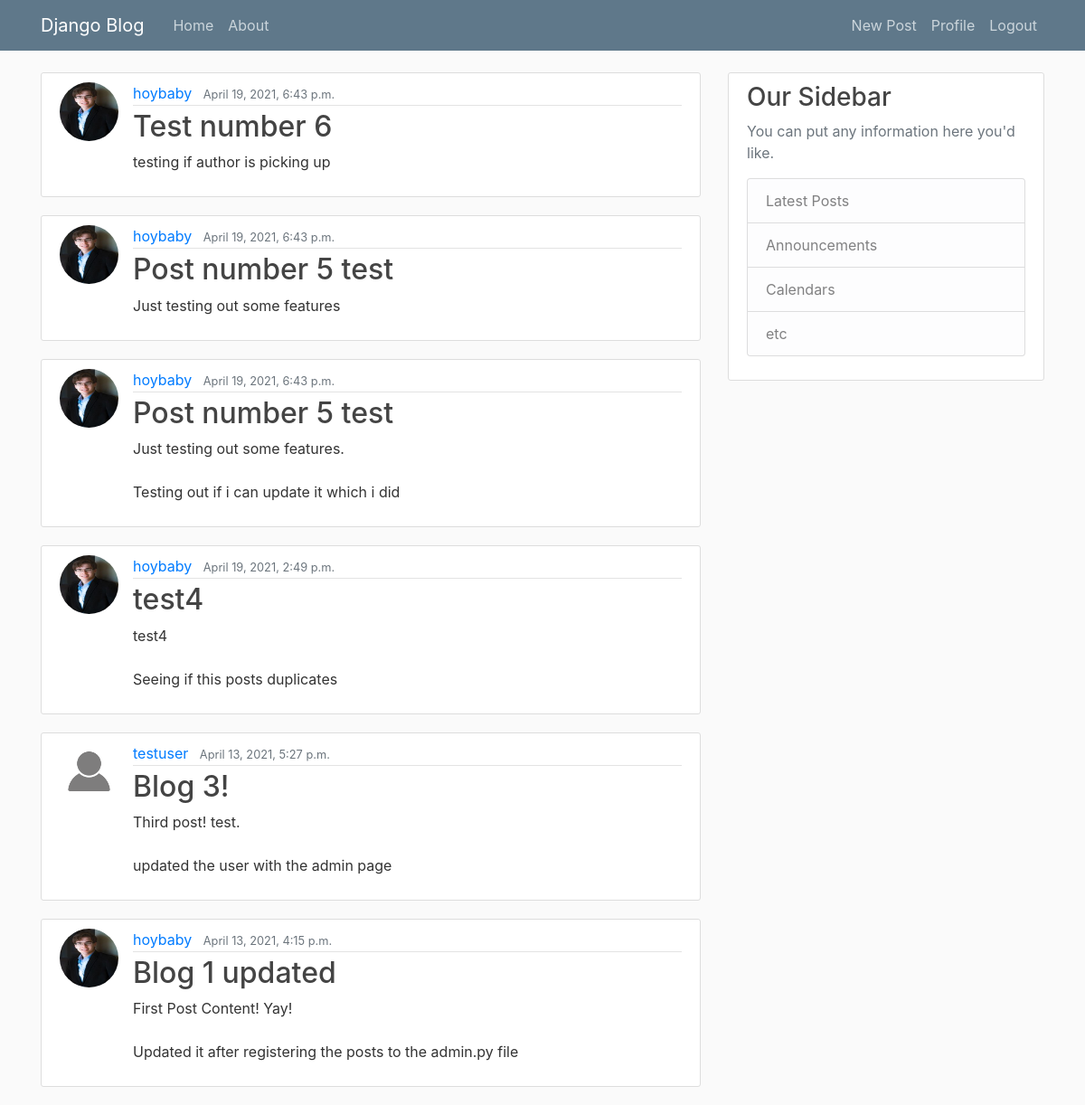
The app's page / (signed in) with its own data.
### blog/models.py (models this page shows, shortened)
class Post(models.Model):
    title =  models.CharField(max_length=100)
    content = models.TextField()
    date_posted = models.DateTimeField(default=timezone.now)
    author = models.ForeignKey(User, on_delete=models.CASCADE)

### users/models.py (models this page shows, shortened)
class Profile(models.Model):
    user = models.OneToOneField(User, on_delete=models.CASCADE)
    image = models.ImageField(default='default.jpg', upload_to='profile_pics')

### blog/views.py (the view)
# urls.py: path('', PostListView.as_view(), name='blog-home'),
class PostListView(ListView):
    model = Post
    template_name = 'blog/home.html' # <app>/<model>_<viewtype>.html
    context_object_name ='posts'
    ordering = ['-date_posted']

### blog/templates/blog/home.html (shortened to what this page needs)
{% extends "blog/base.html" %}
    {% block content%}
    {% for post in posts %}
        <article class="media content-section">
            <img class="rounded-circle article-img" src="{{ post.author.profile.image.url }}" alt="">
            <div class="media-body">
            <div class="article-metadata">
                <a class="mr-2" href="#">{{ post.author }}</a>
                <small class="text-muted">{{ post.date_posted }}</small>
            </div>
            <h2><a class="article-title" href="{% url 'post-detail' post.id %}">{{ post.title }}</a></h2>
            <p class="article-content">{{ post.content }}</p>
            </div>
        </article>
    {% endfor %}
    {%  endblock content %}

### blog/static/blog/main.css (style rules this page uses)
body { background: #fafafa; color: #333333; margin-top: 5rem; }
h1, h2, h3, h4, h5, h6 { color: #444444; }
.content-section { background: #ffffff; padding: 10px 20px; border: 1px solid #dddddd; border-radius: 3px; margin-bottom: 20px; }
.article-title { color: #444444; }
.article-content { white-space: pre-line; }
.article-img { height: 65px; width: 65px; margin-right: 16px; }
.article-metadata { padding-bottom: 1px; margin-bottom: 4px; border-bottom: 1px solid #e3e3e3 }

### records on screen
Post: author.profile.image (picture), author "hoybaby", date_posted "April 19, 2021, 6:43 p.m.", title "Test number 6", content "testing if author is picking up"
Post: author.profile.image (picture), author "hoybaby", date_posted "April 19, 2021, 6:43 p.m.", title "Post number 5 test", content "Just testing out some features"
Post: author.profile.image (picture), author "hoybaby", date_posted "April 19, 2021, 6:43 p.m.", title "Post number 5 test", content "Just testing out some features. Testing out if i can update it which i did"
Post: author.profile.image (picture), author "hoybaby", date_posted "April 19, 2021, 2:49 p.m.", title "test4", content "test4 Seeing if this posts duplicates"
Post: author.profile.image (placeholder picture), author "testuser", date_posted "April 13, 2021, 5:27 p.m.", title "Blog 3!", content "Third post! test. updated the user with the admin page"
Post: author.profile.image (picture), author "hoybaby", date_posted "April 13, 2021, 4:15 p.m.", title "Blog 1 updated", content "First Post Content! Yay! Updated it after registering the posts to the admin.py file"
